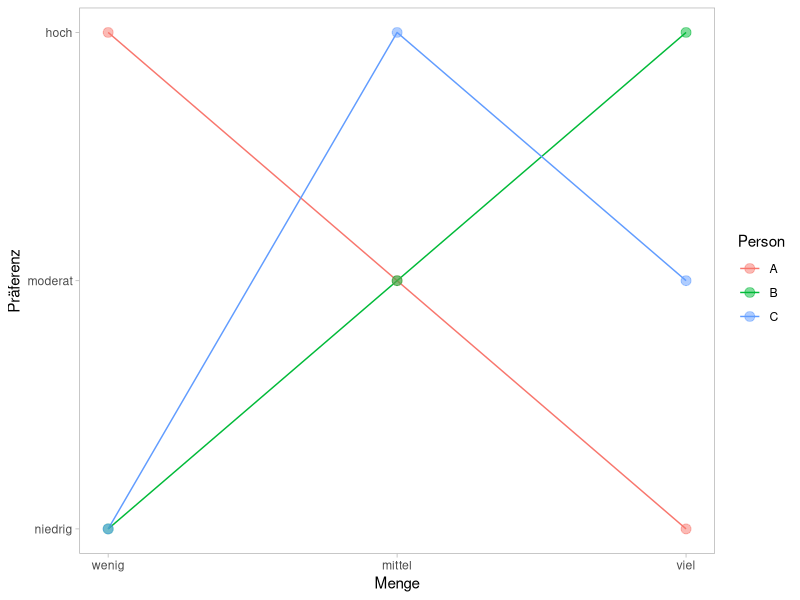
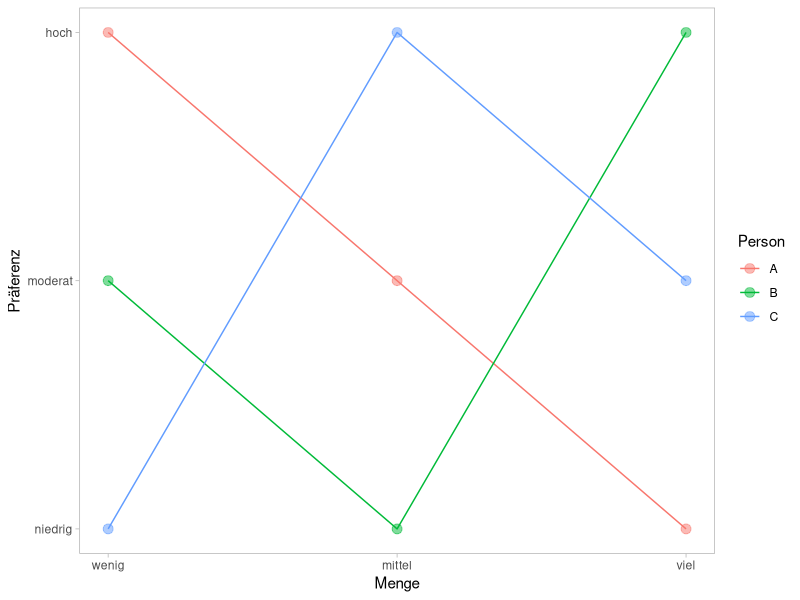

The R source for these figures, in order:
## ---- chunk 1
#| warning: false
#| message: false
#| fig-cap: "Präferenzen von 3 Personen, alle eingipflig"

library(ggplot2)
# Condorcet-Paradoxon

## df

df <- data.frame(Person    = rep(c('A', 'B', 'C'), each=3),
                 Menge     = rep(c(1,2,3),              3),
                 Präferenz = c(3,2,1,
                               1,2,3,
                               1,3,2))

#head(df)


# Funktion definieren, damit der Plot für geänderte Daten repliziert werden kann
generiere_plot <- function(df) {
           ggplot(df, aes(Menge, Präferenz, color=Person))+
          geom_line()+
          geom_point(size=3, alpha=.5)+
          scale_x_continuous(breaks=c(1,2,3),
                             labels=c('wenig', 'mittel', 'viel'))+
          scale_y_continuous(breaks=c(1,2,3),
                             labels=c('niedrig', 'moderat', 'hoch'))+
          theme_light()+
          theme(panel.grid.major = element_blank(), panel.grid.minor = element_blank())
}

generiere_plot(df)
## ---- chunk 2
#| warning: false
#| message: false
#| fig-cap: "Präferenzen von 3 Personen, Präferenz von B mehrgipflig"

# Änderung einer Präferenzstruktur

df$`Präferenz`[4:5] <- c(2, 1) # Mehrgipflige Präferenz bei B

generiere_plot(df)
